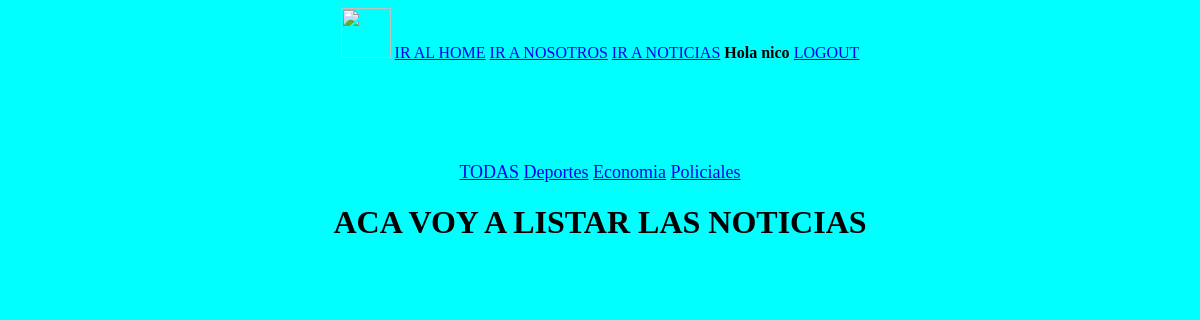
Screenshot of /Noticias/?id=2 (signed in) with the database file from the repository.
### apps/usuarios/models.py (models this page shows)
class Usuario(AbstractUser):
	pass

### apps/noticias/models.py (models this page shows, shortened)
class Categoria(models.Model):
	nombre = models.CharField(max_length = 60)

### apps/noticias/views.py (the view)
# urls.py: path('', views.Listar_Noticias, name = 'listar'),
@login_required
def Listar_Noticias(request):
	contexto = {}
	id_categoria = request.GET.get('id',None)
	if id_categoria:
		n = Noticia.objects.filter(categoria_noticia = id_categoria)
	else:
		n = Noticia.objects.all() #RETORNA UNA LISTA DE OBJETOS
	contexto['noticias'] = n
	cat = Categoria.objects.all().order_by('nombre')
	contexto['categorias'] = cat
	return render(request, 'noticias/listar.html', contexto)

### templates/noticias/listar.html (shortened to what this page needs)
{% extends 'base.html' %}
{% load static %}
{% block contenido %}
	<div class="submenu">
		<a href="{% url 'noticias:listar' %}">TODAS</a>
		{% for cat in categorias %}
			<a href="?id={{cat.pk}}">{{cat.nombre}}</a>
		{% endfor %}
	</div>
	<h1>ACA VOY A LISTAR LAS NOTICIAS</h1>
{% endblock contenido %}

### templates/base.html (shortened to what this page needs)
{% load static %}
<!DOCTYPE html>
<html>
<head>
	<link rel="stylesheet" type="text/css" href="{% static 'css/main.css' %}">
</head>
<body class="contenedor">
	<div class="centrar">
		<img src="{% static 'img/logo.png' %}" width="50px" height="50px">
		<a href="{% url 'home' %}">IR AL HOME</a>
		<a href="{% url 'nosotros' %}">IR A NOSOTROS</a>
		<a href="{% url 'noticias:listar' %}">IR A NOTICIAS</a>
		{% if user.is_authenticated %}
			<strong>Hola {{ user.username }}</strong>
			<a href="{% url 'logout' %}">LOGOUT</a>
		{% else %}
			<a href="{% url 'login' %}">LOGIN</a>
			<a href="{% url 'usuarios:registro' %}">Registrar</a>
		{% endif %}
	</div>
	<div class="bloque">
	{% block contenido %}
	{% endblock contenido %}
	</div>
</body>
</html>

### static/css/main.css (style rules this page uses)
.contenedor { background-color: aqua; }
.centrar { text-align: center; }
.bloque { text-align: center; padding: 100px; }
.submenu { font-size: 18px ; }

### rows the page displays
Usuario: username "nico"
Categoria: nombre "Deportes"
Categoria: nombre "Economia"
Categoria: nombre "Policiales"
